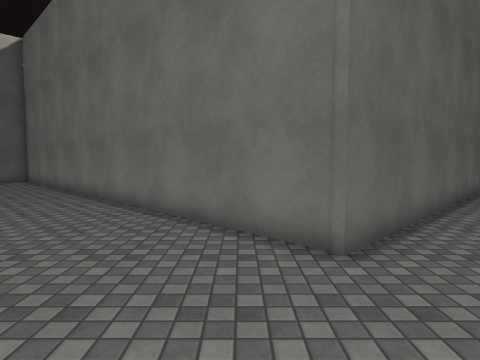
[1] (above)

16 first-person views from a walk through a 3-D level made in the Unity game engine. The camera is 1.4 m above the floor, tilts 4° down and sees 75° across. The floor is counted in squares, 1 m on a side. Each view is taken from the middle of a square. On the plan, view 1 faces up. The plan holds only what a view shows up to about 14 squares ahead; the rest is blank. The place goes on beyond the plan. The player character is not drawn. Surface patterns are stand-ins for the level's own textures.

[2]
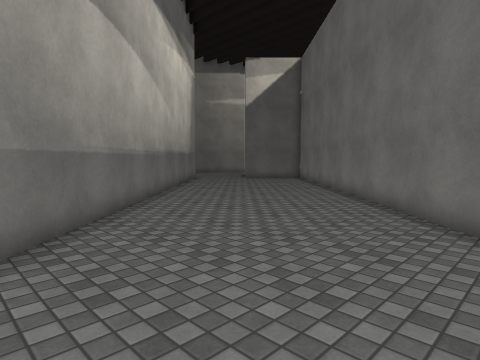

[3]
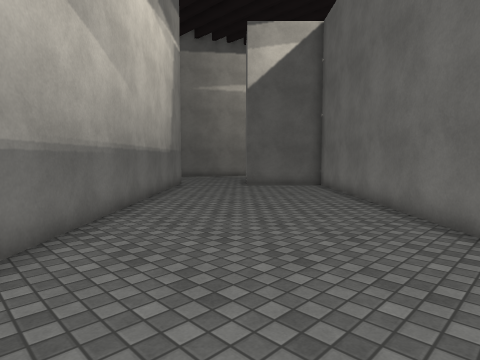

[4]
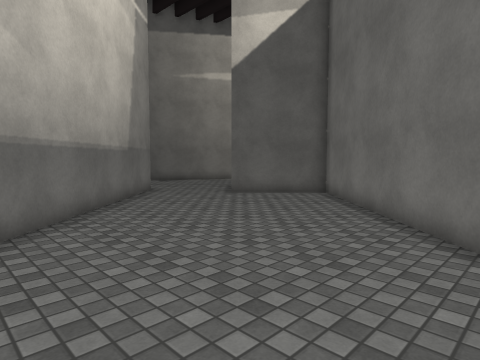

[5]
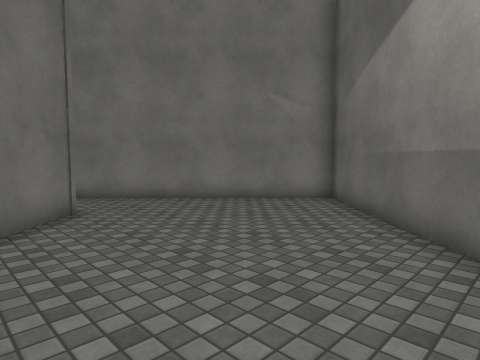

[6]
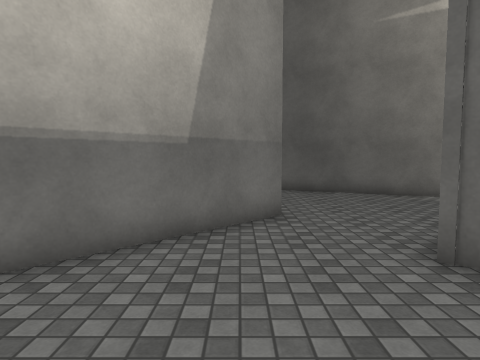

[7]
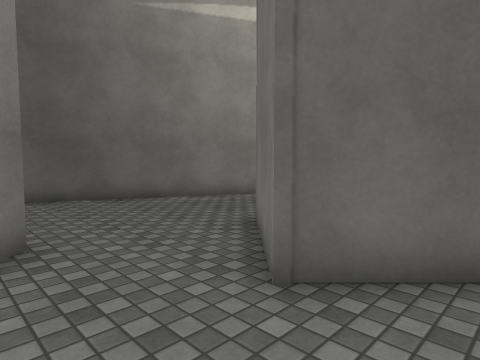

[8]
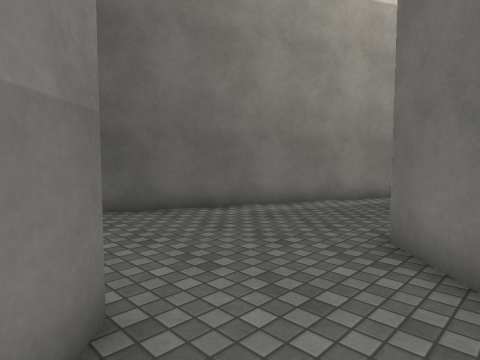

[9]
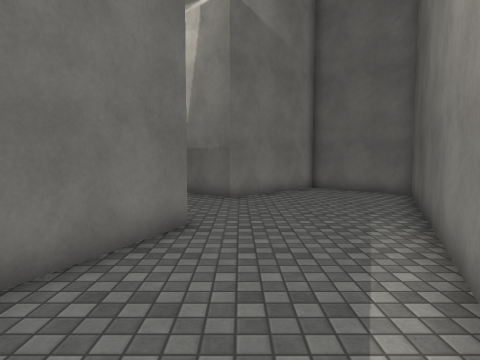

[10]
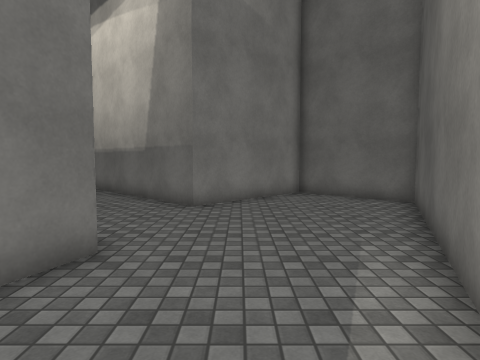

[11]
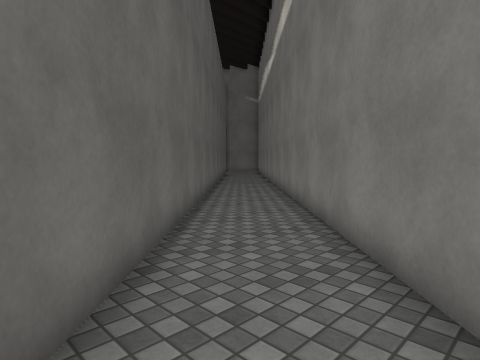

[12]
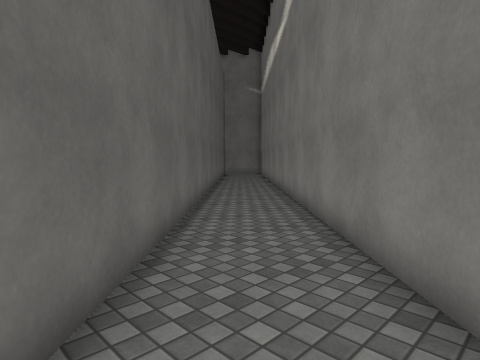

[13]
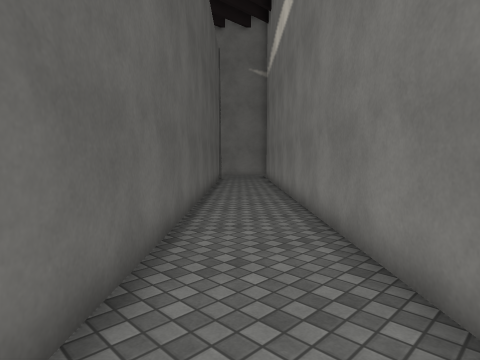

[14]
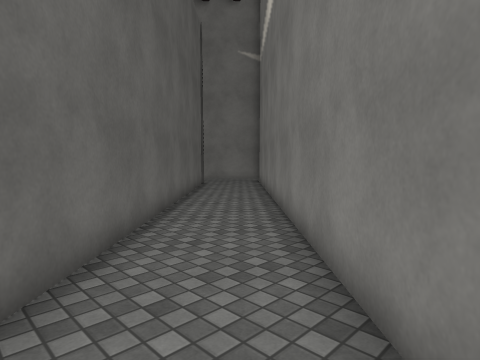

[15]
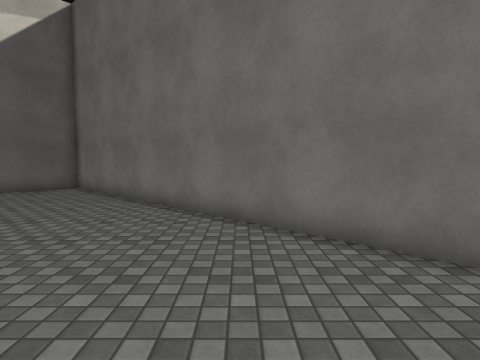

[16]
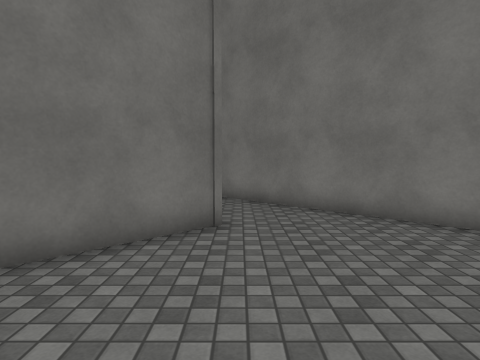

### Floor plan
Points are (right, up) in squares from view 1. A wall is a line through its corners. A room is listed if a view was taken in it or the views show most of it. See-through windows are left out.
Room 1 (views 1, 2, 3, 4, 5, 6, 7, 8, 9, 10, 11, 12, 13, 14, 15, 16)
walls: (-20, 24.7) (-25.5, 13.3) (-22.4, 10.2) (-18.6, 14) (-1.5, -3.1) (21.5, 19.9); (21.5, 24.4) (1.5, 4.4) (-12.5, 18.4) (-15.2, 15.7) (-17.9, 18.4) (-16.5, 21.8)

Positions as (right, up) in squares from view 1, and headings:
1: (0, 0), facing up
2: (0, 0), facing up-left
3: (-4, 4), facing up-left
4: (-6, 7), facing up-left
5: (-7, 7), facing down-right
6: (-11, 13), facing left
7: (-13, 13), facing up-left
8: (-16, 13), facing up-left
9: (-19, 25), facing down
10: (-20, 23), facing down
11: (3, 4), facing up-right
12: (6, 7), facing up-right
13: (10, 11), facing up-right
14: (13, 13), facing up-right
15: (-5, 4), facing up
16: (-5, 4), facing right
